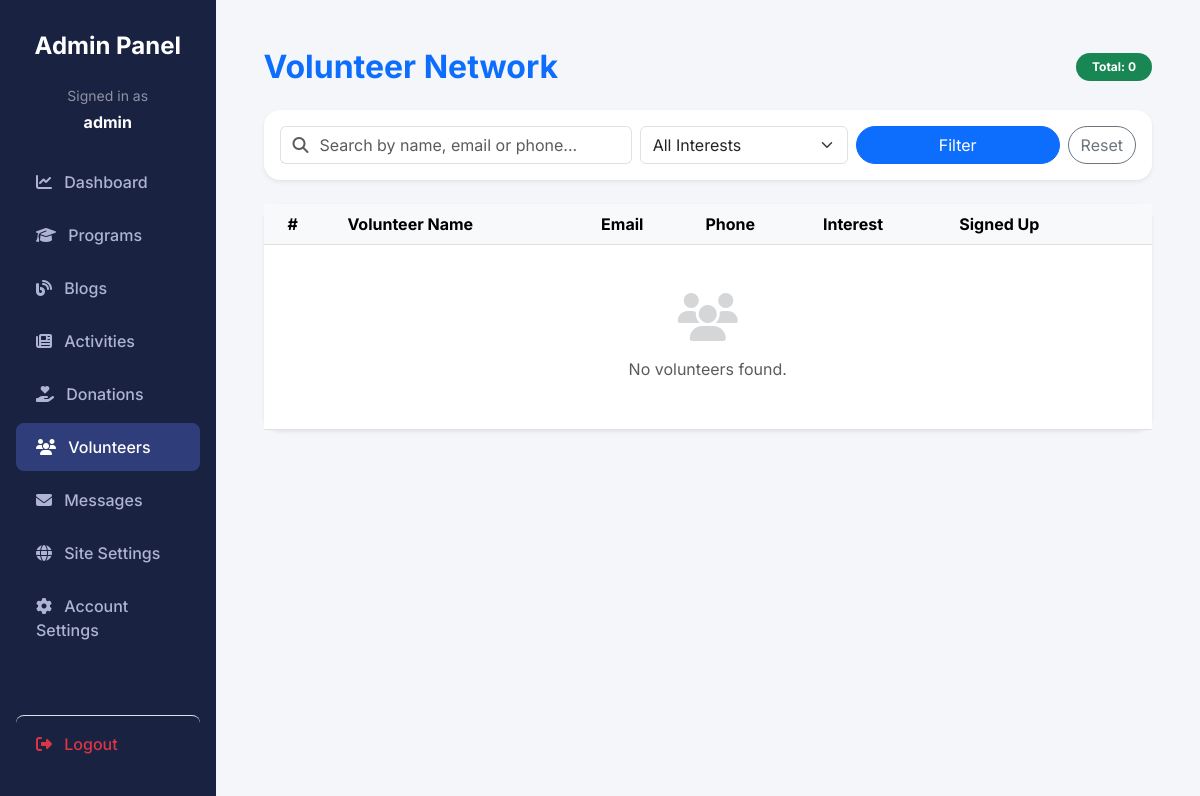
Before: /backend/volunteers.php (signed in) with the older database file.
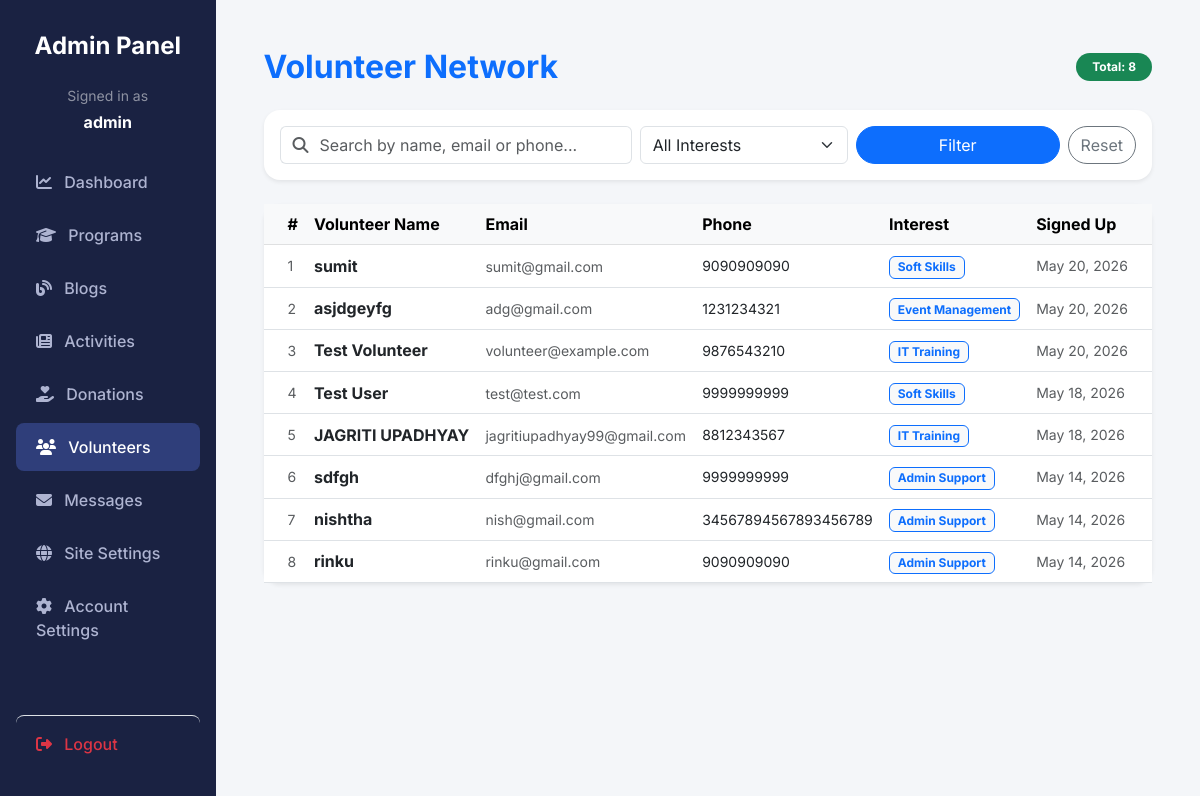
After: the same page with the newer database file.
### tables this page shows
CREATE TABLE `volunteers` (
  `id` int(11) NOT NULL AUTO_INCREMENT,
  `name` varchar(255) NOT NULL,
  `email` varchar(255) NOT NULL,
  `phone` varchar(20) NOT NULL,
  `interest` varchar(100) NOT NULL,
  `created_at` timestamp NOT NULL DEFAULT current_timestamp(),
  PRIMARY KEY (`id`)
);

### backend/volunteers.php (the view, shortened to what this page needs)
<?php
require_once 'includes/header.php';
$search   = trim($_GET['search'] ?? '');
$page     = max(1, (int)($_GET['page'] ?? 1));
$per_page = 10;
$offset   = ($page - 1) * $per_page;
$where_clauses = [];
$params        = [];
$where_sql = $where_clauses ? 'WHERE ' . implode(' AND ', $where_clauses) : '';
$count_stmt = $pdo->prepare("SELECT COUNT(*) FROM volunteers $where_sql");
$count_stmt->execute($params);
$total       = (int)$count_stmt->fetchColumn();
$data_stmt = $pdo->prepare("SELECT * FROM volunteers $where_sql ORDER BY created_at DESC LIMIT $per_page OFFSET $offset");
$data_stmt->execute($params);
$volunteers = $data_stmt->fetchAll();
?>
<div class="d-flex justify-content-between align-items-center mb-4 flex-wrap gap-2">
    <h2 class="fw-bold text-primary mb-0">Volunteer Network</h2>
    <span class="badge bg-success px-3 py-2 rounded-pill">Total: <?= $total ?></span>
</div>
<form method="GET" class="card border-0 shadow-sm rounded-4 mb-4">
    <div class="card-body p-3">
        <div class="row g-2 align-items-center">
            <div class="col-md-5">
                <div class="input-group">
                    <span class="input-group-text bg-white border-end-0"><i class="fas fa-search text-muted"></i></span>
                    <input type="text" name="search" class="form-control border-start-0 ps-0"
                           placeholder="Search by name, email or phone..." value="<?= htmlspecialchars($search) ?>">
                </div>
            </div>
            <div class="col-md-3">
                <select name="interest" class="form-select">
                    <option value="">All Interests</option>
                </select>
            </div>
            <div class="col-md-4 d-flex gap-2">
                <button type="submit" class="btn btn-primary rounded-pill flex-grow-1">Filter</button>
                <a href="volunteers.php" class="btn btn-outline-secondary rounded-pill">Reset</a>
            </div>
        </div>
    </div>
</form>
<div class="card border-0 shadow-sm rounded-4">
    <div class="card-body p-0">
        <div class="table-responsive">
            <table class="table table-hover align-middle mb-0">
                <thead class="table-light">
                    <tr>
                        <th class="ps-4">#</th>
                        <th>Volunteer Name</th>
                        <th>Email</th>
                        <th>Phone</th>
                        <th>Interest</th>
                        <th class="pe-4">Signed Up</th>
                    </tr>
                </thead>
                <tbody>
                    <?php foreach ($volunteers as $i => $v): ?>
                    <tr>
                        <td class="ps-4 text-muted small"><?= $offset + $i + 1 ?></td>
                        <td class="fw-bold"><?= htmlspecialchars($v['name']) ?></td>
                        <td><a href="mailto:<?= htmlspecialchars($v['email']) ?>" class="text-decoration-none text-muted small"><?= htmlspecialchars($v['email']) ?></a></td>
                        <td class="small"><?= htmlspecialchars($v['phone']) ?></td>
                        <td><span class="badge bg-light text-primary border border-primary"><?= htmlspecialchars($v['interest']) ?></span></td>
                        <td class="pe-4 text-muted small"><?= date('M d, Y', strtotime($v['created_at'])) ?></td>
                    </tr>
                    <?php endforeach; ?>
                    <?php if (empty($volunteers)): ?>
                    <tr><td colspan="6" class="text-center py-5 text-muted">
                        <i class="fas fa-users fa-3x mb-3 d-block opacity-25"></i>No volunteers found.
                    </td></tr>
                    <?php endif; ?>
                </tbody>
            </table>
        </div>
    </div>
</div>
<?php require_once 'includes/footer.php'; ?>

Changed rows visible on the page:
added volunteers: i "1", name "sumit", email "sumit@gmail.com", phone "9090909090", interest "Soft Skills", created_at "May 20, 2026"
added volunteers: i "2", name "asjdgeyfg", email "adg@gmail.com", phone "1231234321", interest "Event Management", created_at "May 20, 2026"
added volunteers: i "3", name "Test Volunteer", email "volunteer@example.com", phone "9876543210", interest "IT Training", created_at "May 20, 2026"
added volunteers: i "4", name "Test User", email "test@test.com", phone "9999999999", interest "Soft Skills", created_at "May 18, 2026"
added volunteers: i "5", name "JAGRITI UPADHYAY", email "jagritiupadhyay99@gmail.com", phone "8812343567", interest "IT Training", created_at "May 18, 2026"
added volunteers: i "6", name "sdfgh", email "dfghj@gmail.com", phone "9999999999", interest "Admin Support", created_at "May 14, 2026"
added volunteers: i "7", name "nishtha", email "nish@gmail.com", phone "34567894567893456789", interest "Admin Support", created_at "May 14, 2026"
added volunteers: i "8", name "rinku", email "rinku@gmail.com", phone "9090909090", interest "Admin Support", created_at "May 14, 2026"
Other visible differences:
$total: "0" → "8"
text no longer shown: "No volunteers found."
